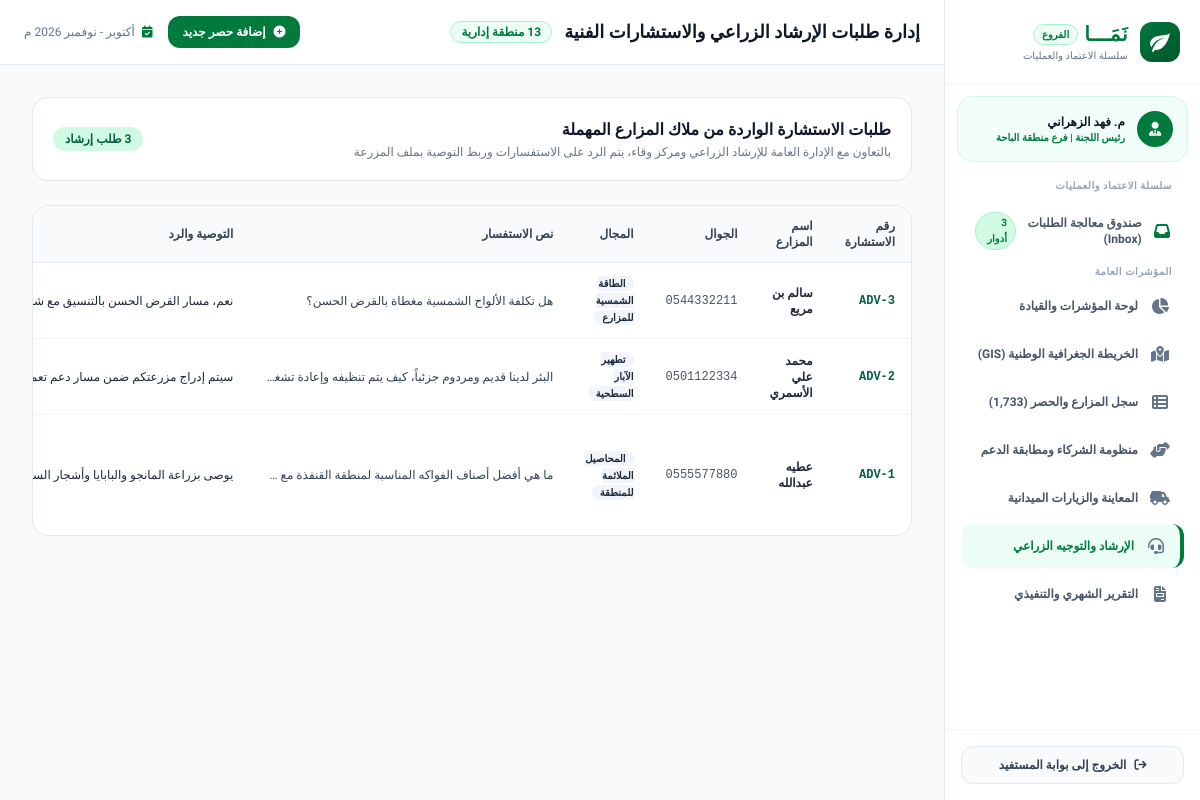
/admin/advisory, run on the app's committed database.
### tables this page shows
CREATE TABLE advisory_requests (
        id INTEGER PRIMARY KEY AUTOINCREMENT,
        farm_id INTEGER,
        farmer_name TEXT,
        farmer_phone TEXT,
        topic TEXT,
        inquiry TEXT,
        reply TEXT,
        advisor_name TEXT,
        status TEXT,
        created_at TEXT
    );

### backend/app.py (the view)
@app.get("/admin/advisory", response_class=HTMLResponse)
async def admin_advisory_view(request: Request):
    conn = get_db_connection()
    c = conn.cursor()
    c.execute("SELECT * FROM advisory_requests ORDER BY id DESC")
    advisories = [dict(r) for r in c.fetchall()]
    conn.close()
    return render_template(request, "admin/advisory.html", {"advisories": advisories})

### frontend/templates/admin/advisory.html (shortened to what this page needs)
{% extends "admin/base_admin.html" %}
{% block page_title %}إدارة طلبات الإرشاد الزراعي والاستشارات الفنية{% endblock %}
{% block admin_content %}
<div class="space-y-6">
    <div class="bg-white p-5 rounded-2xl border border-slate-200 shadow-xs flex items-center justify-between">
        <div>
            <h2 class="text-base font-bold text-slate-900">طلبات الاستشارة الواردة من ملاك المزارع المهملة</h2>
            <p class="text-xs text-slate-500 mt-0.5">بالتعاون مع الإدارة العامة للإرشاد الزراعي ومركز وقاء، يتم الرد على الاستفسارات وربط التوصية بملف المزرعة</p>
        </div>
        <span class="px-3 py-1 bg-emerald-100 text-emerald-800 rounded-full font-bold text-xs">
            {{ advisories|length }} طلب إرشاد
        </span>
    </div>
    <div class="bg-white rounded-2xl border border-slate-200 shadow-xs overflow-hidden">
        <div class="overflow-x-auto">
            <table class="w-full text-right text-xs">
                <thead class="bg-slate-50 text-slate-700 font-bold border-b border-slate-200">
                    <tr>
                        <th class="py-3 px-4">رقم الاستشارة</th>
                        <th class="py-3 px-4">اسم المزارع</th>
                        <th class="py-3 px-4">الجوال</th>
                        <th class="py-3 px-4">المجال</th>
                        <th class="py-3 px-4">نص الاستفسار</th>
                        <th class="py-3 px-4">التوصية والرد</th>
                    </tr>
                </thead>
                <tbody class="divide-y divide-slate-100">
                    {% for a in advisories %}
                    <tr class="hover:bg-slate-50/80 transition">
                        <td class="py-3 px-4 font-mono font-bold text-emerald-800">ADV-{{ a.id }}</td>
                        <td class="py-3 px-4 font-bold text-slate-800">{{ a.farmer_name }}</td>
                        <td class="py-3 px-4 font-mono text-slate-600" dir="ltr">{{ a.farmer_phone }}</td>
                        <td class="py-3 px-4">
                            <span class="px-2 py-0.5 rounded-full text-[10px] font-bold bg-slate-100 text-slate-800">
                                {{ a.topic }}
                            </span>
                        </td>
                        <td class="py-3 px-4 text-slate-700 max-w-xs truncate">{{ a.inquiry }}</td>
                        <td class="py-3 px-4 text-slate-800 max-w-xs truncate font-medium">{{ a.reply or 'بانتظار الرد' }}</td>
                    </tr>
                    {% endfor %}
                </tbody>
            </table>
        </div>
    </div>
</div>
{% endblock %}

### frontend/static/style.css (style rules this page uses)
:root { --naama-green: #007a3d; --naama-dark-green: #005a2b; --naama-light-green: #e6f4ea; --naama-border: #e2e8f0; --naama-text-dark: #1f2937; --naama-text-muted: #6b7280; }
* { box-sizing: border-box; }
body { font-family: 'Tajawal', sans-serif; direction: rtl; text-align: right; margin: 0; padding: 0; color: var(--naama-text-dark); }

### data on the page
advisory_requests: id "3", farmer_name "سالم بن مريع", farmer_phone "0544332211", topic "الطاقة الشمسية للمزارع", inquiry "هل تكلفة الألواح الشمسية مغطاة بالقرض الحسن؟"
advisory_requests: id "2", farmer_name "محمد علي الأسمري", farmer_phone "0501122334", topic "تطهير الآبار السطحية"
advisory_requests: id "1", farmer_name "عطيه عبدالله", farmer_phone "0555577880", topic "المحاصيل الملائمة للمنطقة"

### other printed values
{{ advisories|length }} "3"
